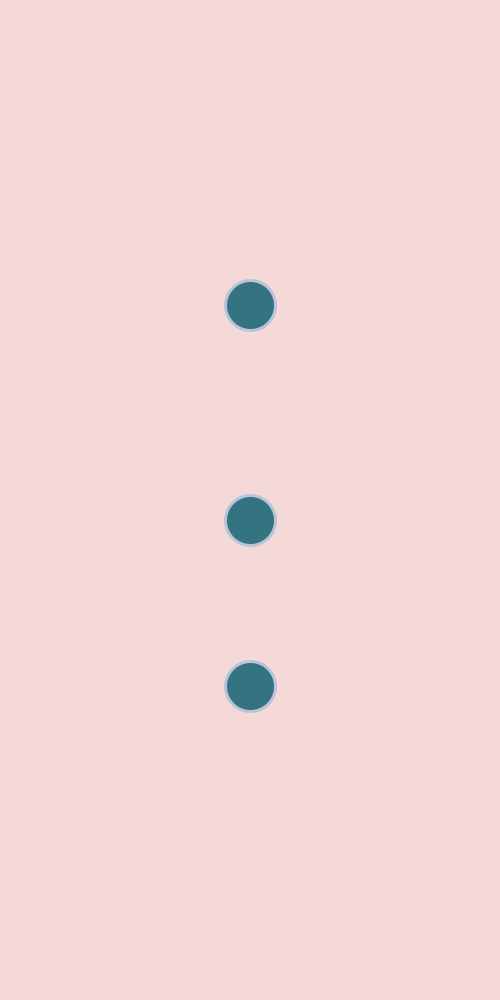
Frame 1 (no input)
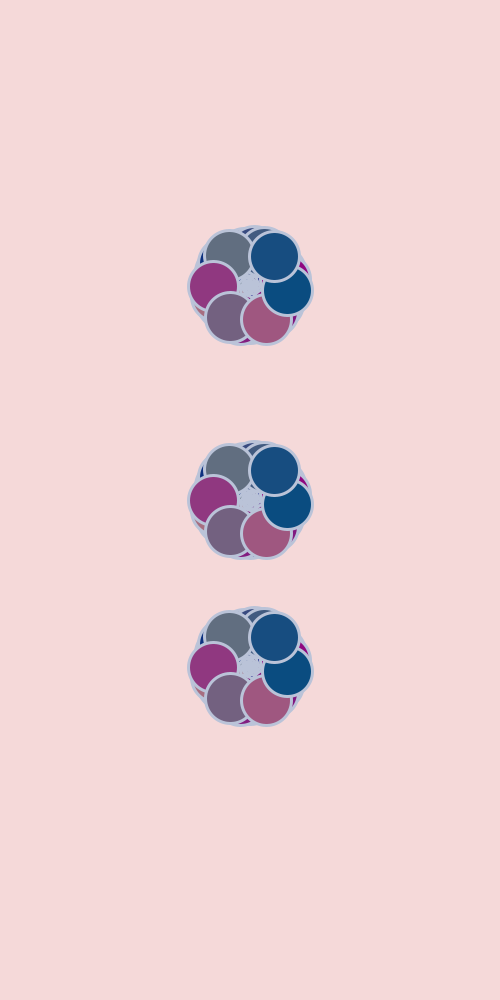
Frame 60 (the mouse pressed at the canvas centre just before this capture)
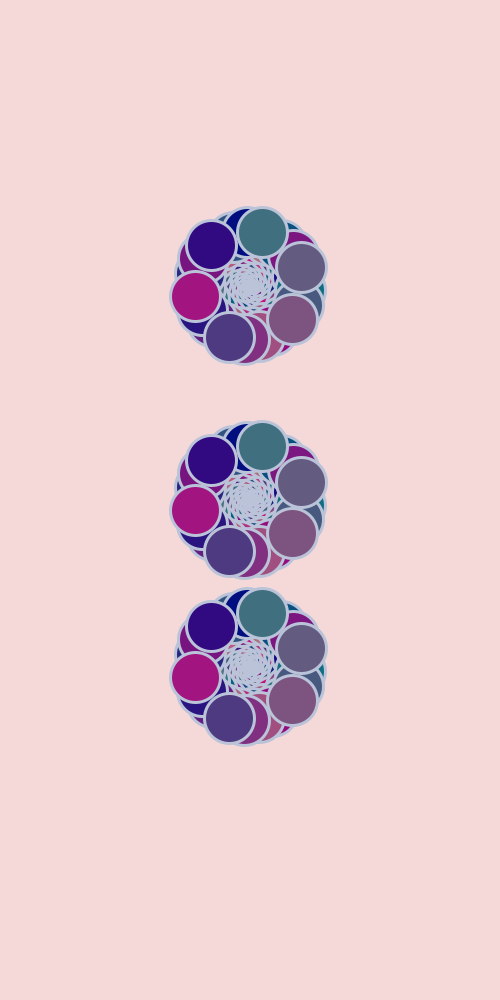
Frame 120 (the mouse held since frame 60 and released just before this capture)

The Processing sketch that drew these frames (run headless with seeded random() and noise(); from frame 60 on, the mouse is pressed at the canvas centre):

// Processing sketch: processing_32173
// ── processing_32173.pde

float r= 20;
float a =0;
 
 void setup(){
   size (500,1000);
   background (245,217,217);
   smooth ();
   stroke (186,195,216);
   strokeWeight (3);
  
 }
 
 void draw (){
   float x = r * cos (a);
   float y = r * sin (a);
   float vuw = random (50);
 
   fill(random(200),random(122),128);
    
  
     ellipse (width/2 + y , height/2 + x ,50,50);
           ellipse (width/2 + y , height/1.5 + x ,50,50);
                ellipse (width/2 + y , height/3.5 + x ,50,50);
    
   

     
   a += 1;
   r +=0.3;
   if (x>100);
   x = 0;
   if (y>100);
   y = 0;
   
 }
